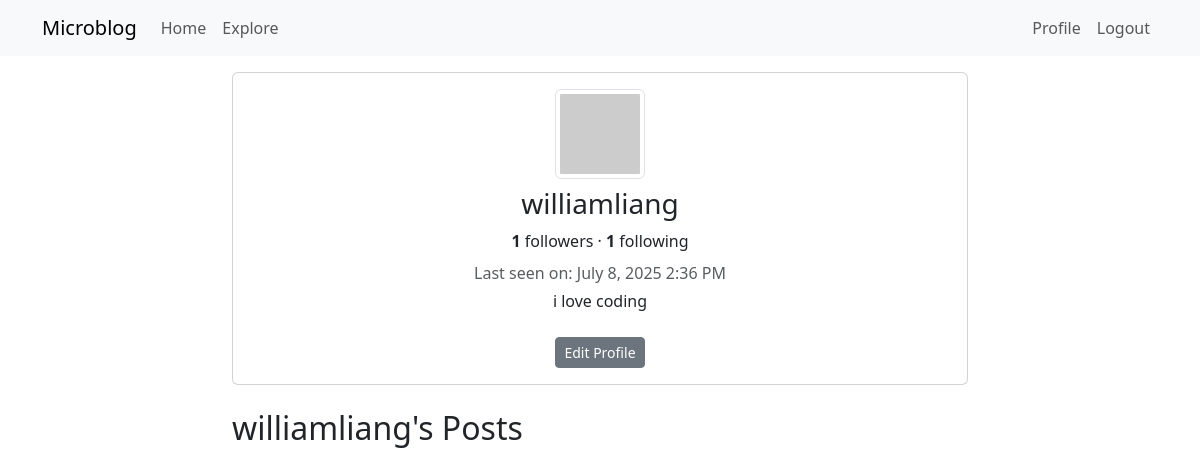
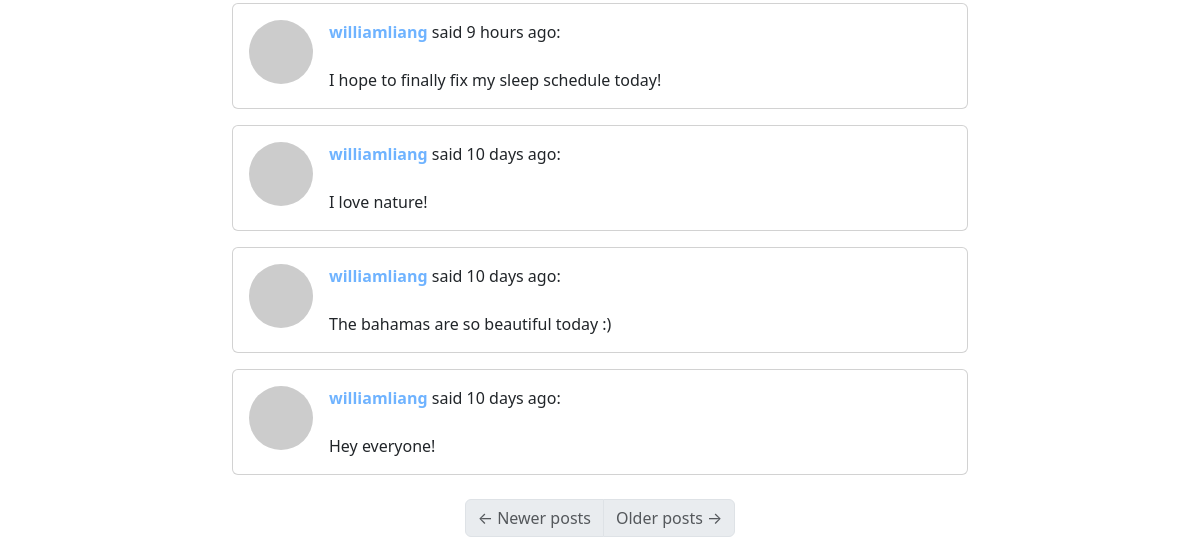
Before: /user/williamliang (signed in) with the older database file (2 pictures, top to bottom).
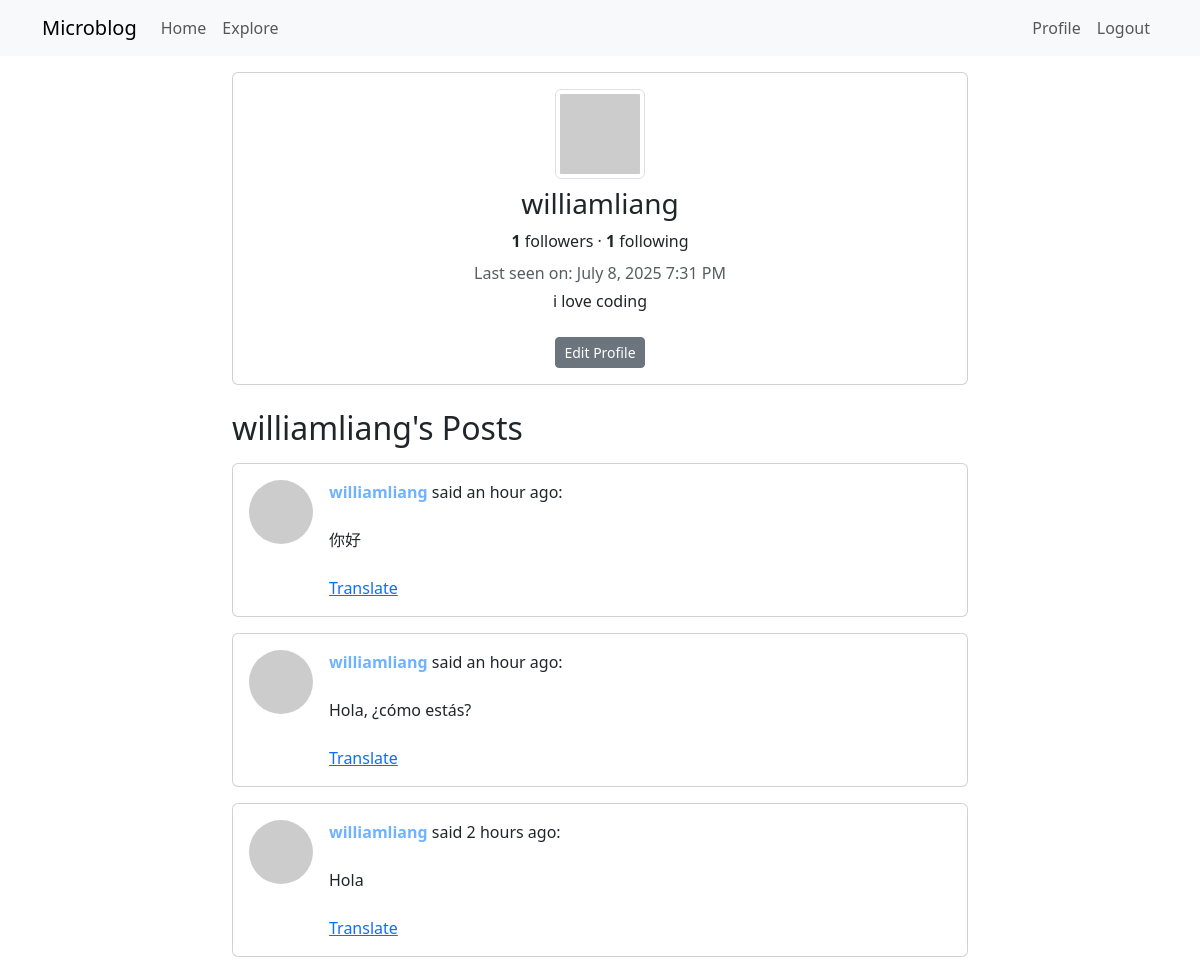
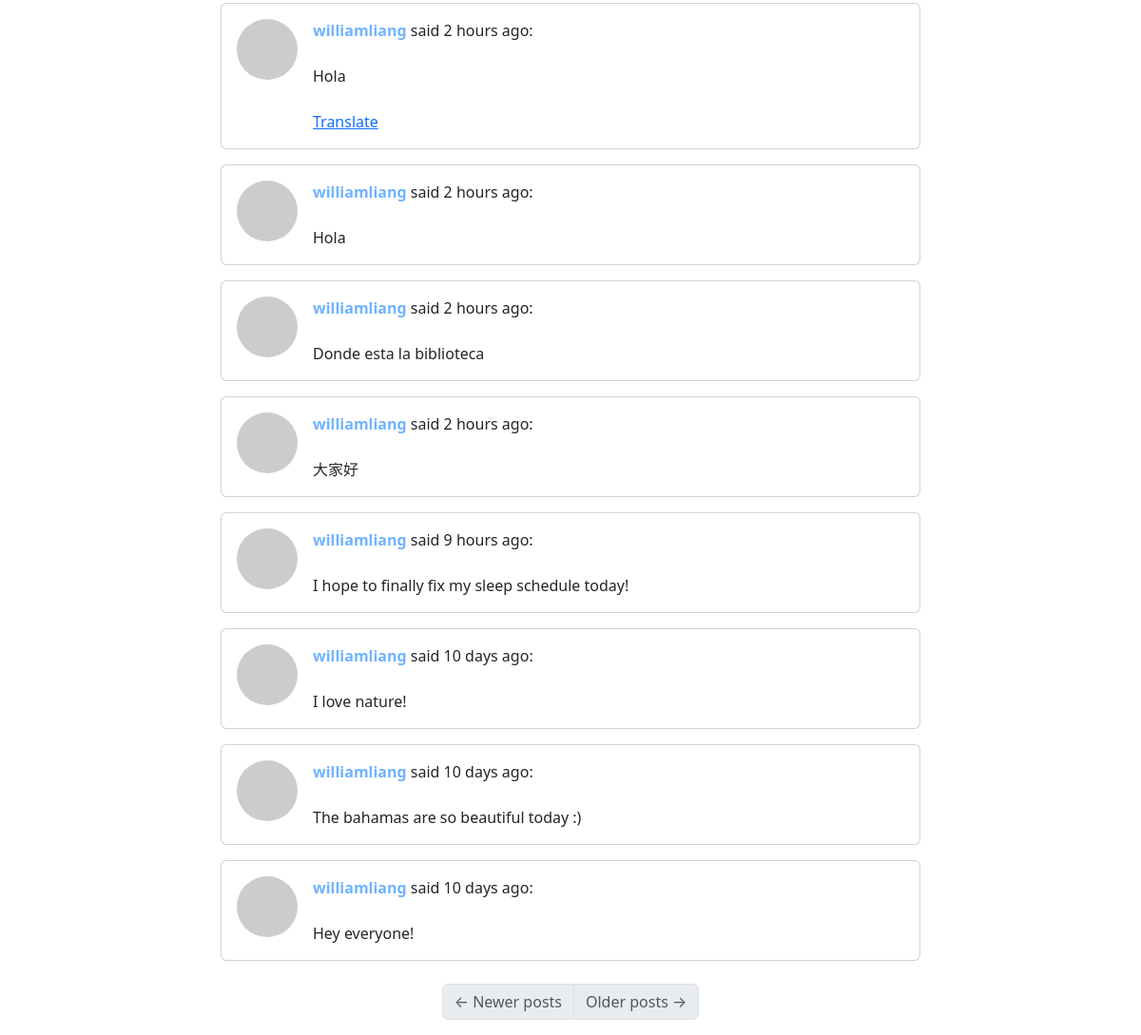
After: the same page with the newer database file (2 pictures, top to bottom).
### app/models.py (models this page shows, shortened)
class User(UserMixin, db.Model):
    id: so.Mapped[int] = so.mapped_column(primary_key=True)
    username: so.Mapped[str] = so.mapped_column(sa.String(64), index=True, unique=True)
    email: so.Mapped[str] = so.mapped_column(sa.String(120), index=True, unique=True)
    password_hash: so.Mapped[Optional[str]] = so.mapped_column(sa.String(256))
    about_me: so.Mapped[Optional[str]] = so.mapped_column(sa.String(140))
    last_seen: so.Mapped[Optional[datetime]] = so.mapped_column(default=lambda: datetime.now(timezone.utc))
    posts: so.WriteOnlyMapped['Post'] = so.relationship(
        back_populates='author', passive_deletes=True)
    following: so.WriteOnlyMapped['User'] = so.relationship(
        secondary=followers, primaryjoin=(followers.c.follower_id == id),
        secondaryjoin=(followers.c.followed_id == id),
        back_populates='followers'
    )
    followers: so.WriteOnlyMapped['User'] = so.relationship(
        secondary=followers, primaryjoin=(followers.c.followed_id == id),
        secondaryjoin=(followers.c.follower_id == id),
        back_populates='following')
    def avatar(self, size):
        digest = hashlib.md5(self.email.lower().encode('utf-8')).hexdigest()
        return f'https://www.gravatar.com/avatar/{digest}?d=identicon&s={size}'
    def followers_count(self):
        query = sa.select(sa.func.count()).select_from(
            self.followers.select().subquery())
        return db.session.scalar(query)
    def following_count(self):
        query = sa.select(sa.func.count()).select_from(
            self.following.select().subquery())
        return db.session.scalar(query)

class Post(db.Model):
    id: so.Mapped[int] = so.mapped_column(primary_key=True)
    body: so.Mapped[str] = so.mapped_column(sa.String(140))
    timestamp: so.Mapped[datetime] = so.mapped_column(index=True, default=lambda: datetime.now(timezone.utc))
    user_id: so.Mapped[int] = so.mapped_column(sa.ForeignKey(User.id), index=True)
    language: so.Mapped[Optional[str]] = so.mapped_column(sa.String(5))
    author: so.Mapped[User] = so.relationship(back_populates='posts')

### app/routes.py (the view)
@app.route('/user/<username>')
@login_required
def user(username):
    user = db.first_or_404(sa.select(User).where(User.username == username))
    page = request.args.get('page', 1, type=int) # pagination in the user profile view
    query = user.posts.select().order_by(Post.timestamp.desc())
    posts = db.paginate(query, page=page,
                        per_page=app.config['POSTS_PER_PAGE'],
                        error_out=False)
    next_url = url_for('user', username=user.username, page=posts.next_num) \
        if posts.has_next else None
    prev_url = url_for('user', username=user.username, page=posts.prev_num) \
        if posts.has_prev else None
    if user == current_user:
        form = PostForm()
    else:
        form = EmptyForm()
    return render_template('user.html', user=user, posts=posts, form=form, next_url=next_url, prev_url=prev_url)

### app/models.py (called while the page is built)
@login.user_loader
def load_user(id):
    return db.session.get(User, int(id))

### app/routes.py (called while the page is built)
@app.context_processor
def inject_babel_underscore():
    return dict(_=_)

@app.before_request
def before_request():
    if current_user.is_authenticated:
        current_user.last_seen = datetime.now(timezone.utc)
        db.session.commit()

### app/templates/user.html (shortened to what this page needs)
{% extends "base.html" %}
{% block content %}
  <div class="row justify-content-center">
    <div class="col-md-8">
      <div class="card mb-4">
        <div class="card-body text-center">
          <img src="{{ user.avatar(128) }}" alt="User avatar" class="img-thumbnail mb-2">
          <h3>{{ user.username }}</h3>
          <div class="mb-2">
            <span class="fw-bold">{{ user.followers_count() }}</span> followers
            &middot;
            <span class="fw-bold">{{ user.following_count() }}</span> following
          </div>
          {% if user.last_seen %}
            <p class="text-muted mb-1">Last seen on: {{ moment(user.last_seen).format('LLL') }}</p>
          {% endif %}
          {% if user.about_me %}
            <p>{{ user.about_me }}</p>
          {% endif %}
          {% if user == current_user %}
            <a href="{{ url_for('edit_profile') }}" class="btn btn-secondary btn-sm mt-2">Edit Profile</a>
          {% endif %}
        </div>
      </div>
      <h2 class="mb-3">{{ user.username }}'s Posts</h2>
      {% for post in posts %}
        {% include '_post.html' %}
      {% endfor %}
      <nav aria-label="Post navigation">
        <ul class="pagination justify-content-center mt-4">
          <li class="page-item{% if not prev_url %} disabled{% endif %}">
            <a class="page-link" href="{{ prev_url if prev_url else '#' }}" tabindex="-1">
              <span aria-hidden="true">&larr;</span> Newer posts
            </a>
          </li>
          <li class="page-item{% if not next_url %} disabled{% endif %}">
            <a class="page-link" href="{{ next_url if next_url else '#' }}">
              Older posts <span aria-hidden="true">&rarr;</span>
            </a>
          </li>
        </ul>
      </nav>
    </div>
  </div>
{% endblock %}

### app/templates/_post.html (shortened to what this page needs)
<div class="card mb-3">
  <div class="card-body d-flex">
    <a href="{{ url_for('user', username=post.author.username) }}">
      <img src="{{ post.author.avatar(64) }}" class="rounded-circle me-3" width="64" height="64" />
    </a>
    <div>
      <div>
        <a href="{{ url_for('user', username=post.author.username) }}" class="fw-bold user-link">
          {{ post.author.username }}
        </a>
        said {{ moment(post.timestamp).fromNow() }}:
      </div>
      <br>
      <span id ="post{{ post.id }}">{{ post.body }}</span>
      {% if post.language and post.language != g.locale %}
      <br><br>
      <a href="#" class="translate-link" data-post-id="{{ post.id }}" data-source-language="{{ post.language }}" data-dest-language="{{ g.locale }}">{{ _('Translate') }}</a>
      {% endif %}
    </div>
  </div>
</div>

Changed rows visible on the page:
changed User "williamliang": last_seen "July 8, 2025 2:36 PM" → "July 8, 2025 7:31 PM"
added Post: author.username "williamliang", timestamp "an hour ago", body "你好"
added Post: author.username "williamliang", timestamp "an hour ago", body "Hola, ¿cómo estás?"
added Post: author.username "williamliang", timestamp "2 hours ago", body "Hola"
added Post: author.username "williamliang", timestamp "2 hours ago", body "Hola"
added Post: author.username "williamliang", timestamp "2 hours ago", body "Hola"
added Post: author.username "williamliang", timestamp "2 hours ago", body "Donde esta la biblioteca"
added Post: author.username "williamliang", timestamp "2 hours ago", body "大家好"
